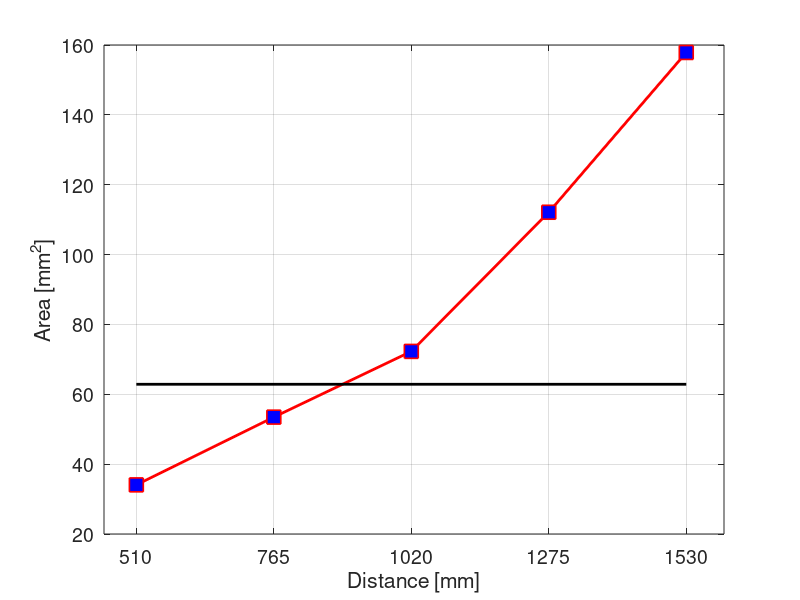

Recreate this plot in MATLAB.
%%
clear,clc,close all

distance=[20 30 40 50 60]*25.5; %inches

width=[7.52 10.03 12.23 14.05 17.14 ]; %ml
heigth=[4.53 5.33 5.91 7.98 9.21];%ml
AreaGoal=8.45 *7.44
area=width.*heigth;

figure, hold on
plot(distance, area,'r','linewidth',2.0)
plot(distance, area,'s','markersize',10,'MarkerEdgeColor','r','MarkerFaceColor','b','linewidth',1.2)
plot([510 1530],[AreaGoal AreaGoal],'k','linewidth',2.0)

Tam_Fuente=14;
h_y=ylabel('Area [mm^{2}]');
h_x=xlabel('Distance [mm]');
set(h_y,'FontSize',Tam_Fuente)
set(h_x,'FontSize',Tam_Fuente)
set(gca,'FontSize',Tam_Fuente)
axis([450 1600 20 160]);
set(gca,'xtick',distance,'xticklabel',distance)
set(gca,'ytick',20:20:160,'yticklabel',20:20:160)
set(gcf,'windowstyle','docked')
% axis square
set(gca,'Box','on')
grid on
% set(lhandle,'Interpreter','latex')
set(gcf,'windowstyle','docked')
saveas(gcf,'areaVSdistance','png');